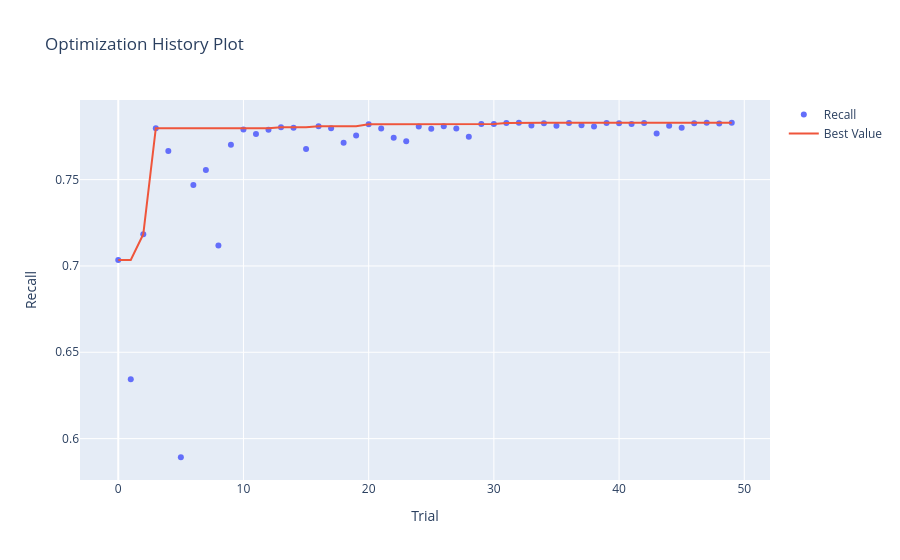
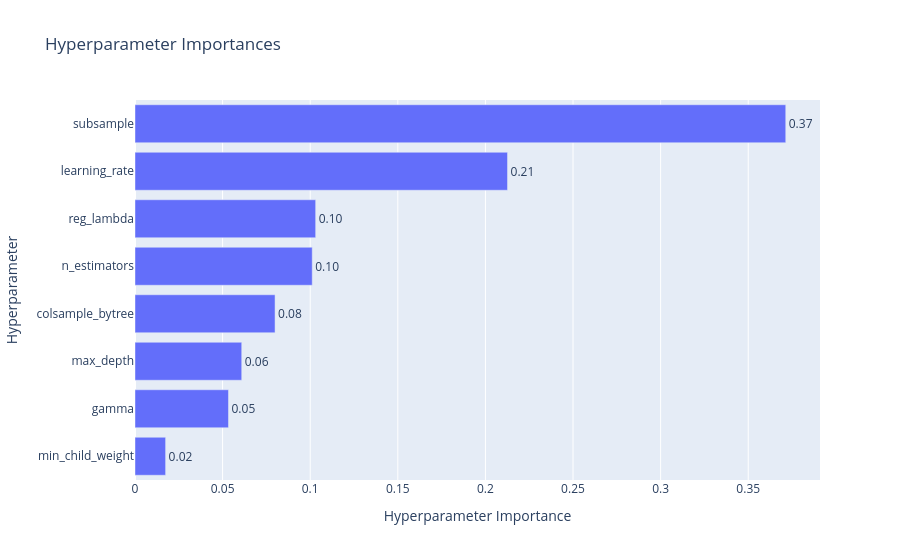

The code cell stored with these charts, in order, in its notebook:
### Code cell
fig1 = viz.plot_optimization_history(study_xgb, target_name="Recall")
fig1.show()

fig2 = viz.plot_param_importances(study_xgb, target_name="Recall")
fig2.show()

### Figure 1 — Plotly figure (JSON) as saved in the notebook; plotly's stock layout.template omitted (floating-point values rounded to 4 significant figures)
{"data": [{"mode": "markers", "name": "Recall", "type": "scatter", "x": [0, 1, 2, 3, 4, 5, 6, 7, 8, 9, 10, 11, 12, 13, 14, 15, 16, 17, 18, 19, 20, 21, 22, 23, 24, 25, 26, 27, 28, 29, 30, 31, 32, 33, 34, 35, 36, 37, 38, 39, 40, 41, 42, 43, 44, 45, 46, 47, 48, 49], "y": [0.7034, 0.6344, 0.7184, 0.7798, 0.7666, 0.5892, 0.7469, 0.7555, 0.7119, 0.7701, 0.779, 0.7764, 0.7789, 0.7803, 0.78, 0.7676, 0.7809, 0.7798, 0.7714, 0.7756, 0.782, 0.7796, 0.7742, 0.7722, 0.7807, 0.7795, 0.7809, 0.7796, 0.7748, 0.7821, 0.7821, 0.7828, 0.7829, 0.7814, 0.7826, 0.7812, 0.7828, 0.7815, 0.7807, 0.7828, 0.7826, 0.7821, 0.7828, 0.7767, 0.7812, 0.78, 0.7826, 0.7829, 0.7825, 0.7829]}, {"mode": "lines", "name": "Best Value", "type": "scatter", "x": [0, 1, 2, 3, 4, 5, 6, 7, 8, 9, 10, 11, 12, 13, 14, 15, 16, 17, 18, 19, 20, 21, 22, 23, 24, 25, 26, 27, 28, 29, 30, 31, 32, 33, 34, 35, 36, 37, 38, 39, 40, 41, 42, 43, 44, 45, 46, 47, 48, 49], "y": [0.7034, 0.7034, 0.7184, 0.7798, 0.7798, 0.7798, 0.7798, 0.7798, 0.7798, 0.7798, 0.7798, 0.7798, 0.7798, 0.7803, 0.7803, 0.7803, 0.7809, 0.7809, 0.7809, 0.7809, 0.782, 0.782, 0.782, 0.782, 0.782, 0.782, 0.782, 0.782, 0.782, 0.7821, 0.7821, 0.7828, 0.7829, 0.7829, 0.7829, 0.7829, 0.7829, 0.7829, 0.7829, 0.7829, 0.7829, 0.7829, 0.7829, 0.7829, 0.7829, 0.7829, 0.7829, 0.7829, 0.7829, 0.7829]}, {"marker": {"color": "#cccccc"}, "mode": "markers", "name": "Infeasible Trial", "showlegend": false, "type": "scatter", "x": [], "y": []}], "layout": {"title": {"text": "Optimization History Plot"}, "xaxis": {"title": {"text": "Trial"}}, "yaxis": {"title": {"text": "Recall"}}}}

### Figure 2 — Plotly figure (JSON) as saved in the notebook; plotly's stock layout.template omitted (floating-point values rounded to 4 significant figures)
{"data": [{"cliponaxis": false, "hovertemplate": ["min_child_weight (IntDistribution): 0.01747645971552655<extra></extra>", "gamma (FloatDistribution): 0.053350431446280336<extra></extra>", "max_depth (IntDistribution): 0.06091755432155323<extra></extra>", "colsample_bytree (FloatDistribution): 0.07993465674251181<extra></extra>", "n_estimators (IntDistribution): 0.10116287933140576<extra></extra>", "reg_lambda (FloatDistribution): 0.10311636967324916<extra></extra>", "learning_rate (FloatDistribution): 0.21262134258558424<extra></extra>", "subsample (FloatDistribution): 0.37142030618388894<extra></extra>"], "name": "Recall", "orientation": "h", "text": ["0.02", "0.05", "0.06", "0.08", "0.10", "0.10", "0.21", "0.37"], "textposition": "outside", "type": "bar", "x": [0.01748, 0.05335, 0.06092, 0.07993, 0.1012, 0.1031, 0.2126, 0.3714], "y": ["min_child_weight", "gamma", "max_depth", "colsample_bytree", "n_estimators", "reg_lambda", "learning_rate", "subsample"]}], "layout": {"title": {"text": "Hyperparameter Importances"}, "xaxis": {"title": {"text": "Hyperparameter Importance"}}, "yaxis": {"title": {"text": "Hyperparameter"}}}}
